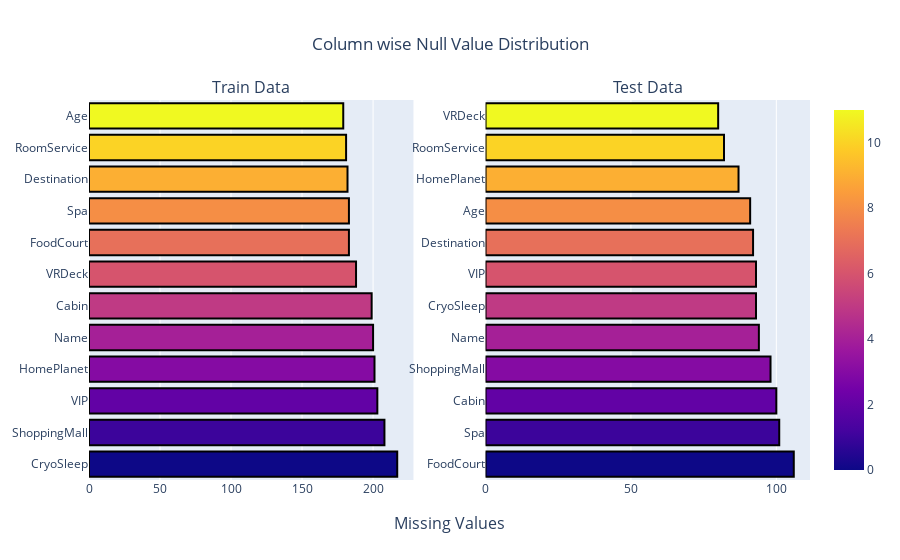

Notebook cell for this chart:
### Code cell
# ----------------------------------Column wise Null Value Distribution

test_null = pd.DataFrame(test.isna().sum())
test_null = test_null.sort_values(by = 0 ,ascending = False)
train_null = pd.DataFrame(train.isna().sum())
train_null = train_null.sort_values(by = 0 ,ascending = False)[:-1]


fig = make_subplots(rows=1, 
                    cols=2,
                    column_titles = ["Train Data", "Test Data"] ,
                    x_title="Missing Values")

fig.add_trace(go.Bar(x=train_null[0],
                     y=train_null.index,
                     orientation="h",
                    marker=dict(color=[n for n in range(12)], 
                                line_color='rgb(0,0,0)' , 
                                line_width = 2,
                                coloraxis="coloraxis")),
              1, 1)
fig.add_trace(go.Bar(x=test_null[0], 
                     y=test_null.index,
                     orientation="h",
                    marker=dict(color=[n for n in range(12)], 
                                line_color='rgb(0,0,0)', 
                                line_width = 2,
                                coloraxis="coloraxis")),
              1, 2)

fig.update_layout(showlegend=False, title_text="Column wise Null Value Distribution", title_x=0.5)

### Figure 1 — Plotly figure (JSON) as saved in the notebook; plotly's stock layout.template omitted (floating-point values rounded to 4 significant figures)
{"data": [{"marker": {"color": [0, 1, 2, 3, 4, 5, 6, 7, 8, 9, 10, 11], "coloraxis": "coloraxis", "line": {"color": "rgb(0,0,0)", "width": 2}}, "orientation": "h", "type": "bar", "x": [217, 208, 203, 201, 200, 199, 188, 183, 183, 182, 181, 179], "xaxis": "x", "y": ["CryoSleep", "ShoppingMall", "VIP", "HomePlanet", "Name", "Cabin", "VRDeck", "FoodCourt", "Spa", "Destination", "RoomService", "Age"], "yaxis": "y"}, {"marker": {"color": [0, 1, 2, 3, 4, 5, 6, 7, 8, 9, 10, 11], "coloraxis": "coloraxis", "line": {"color": "rgb(0,0,0)", "width": 2}}, "orientation": "h", "type": "bar", "x": [106, 101, 100, 98, 94, 93, 93, 92, 91, 87, 82, 80], "xaxis": "x2", "y": ["FoodCourt", "Spa", "Cabin", "ShoppingMall", "Name", "CryoSleep", "VIP", "Destination", "Age", "HomePlanet", "RoomService", "VRDeck"], "yaxis": "y2"}], "layout": {"annotations": [{"font": {"size": 16}, "showarrow": false, "text": "Train Data", "x": 0.225, "xanchor": "center", "xref": "paper", "y": 1, "yanchor": "bottom", "yref": "paper"}, {"font": {"size": 16}, "showarrow": false, "text": "Test Data", "x": 0.775, "xanchor": "center", "xref": "paper", "y": 1, "yanchor": "bottom", "yref": "paper"}, {"font": {"size": 16}, "showarrow": false, "text": "Missing Values", "x": 0.5, "xanchor": "center", "xref": "paper", "y": 0, "yanchor": "top", "yref": "paper", "yshift": -30}], "showlegend": false, "title": {"text": "Column wise Null Value Distribution", "x": 0.5}, "xaxis": {"anchor": "y", "domain": [0, 0.45]}, "xaxis2": {"anchor": "y2", "domain": [0.55, 1]}, "yaxis": {"anchor": "x", "domain": [0, 1]}, "yaxis2": {"anchor": "x2", "domain": [0, 1]}}}
